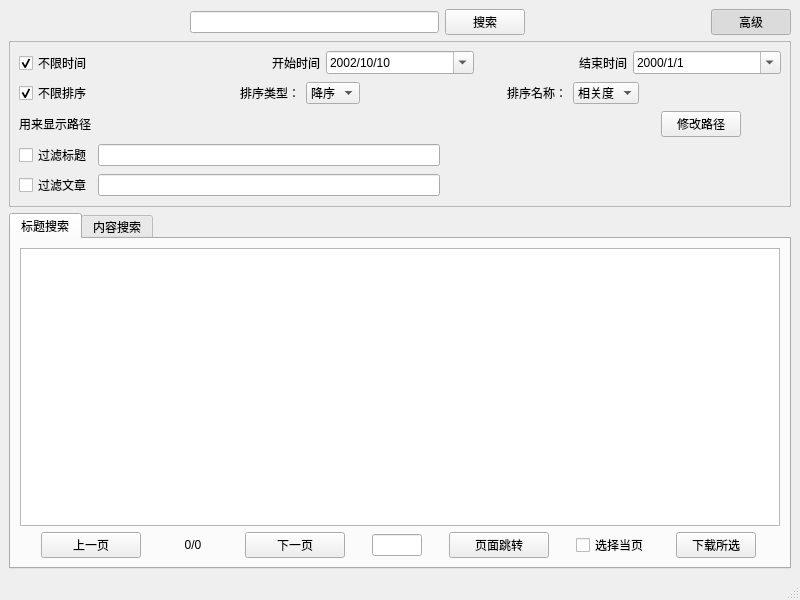
<?xml version="1.0" encoding="UTF-8"?>
<ui version="4.0">
 <class>MainWindow</class>
 <widget class="QMainWindow" name="MainWindow">
  <property name="geometry">
   <rect>
    <x>0</x>
    <y>0</y>
    <width>800</width>
    <height>600</height>
   </rect>
  </property>
  <property name="windowTitle">
   <string>券商报告获取系统</string>
  </property>
  <widget class="QWidget" name="centralwidget">
   <layout class="QVBoxLayout" name="verticalLayout_4">
    <item>
     <layout class="QHBoxLayout" name="horizontalLayout_2">
      <item>
       <spacer name="horizontalSpacer">
        <property name="orientation">
         <enum>Qt::Horizontal</enum>
        </property>
        <property name="sizeHint" stdset="0">
         <size>
          <width>40</width>
          <height>20</height>
         </size>
        </property>
       </spacer>
      </item>
      <item>
       <widget class="QLineEdit" name="lineEdit">
        <property name="minimumSize">
         <size>
          <width>249</width>
          <height>20</height>
         </size>
        </property>
       </widget>
      </item>
      <item>
       <widget class="QPushButton" name="pushButton_search">
        <property name="text">
         <string>搜索</string>
        </property>
       </widget>
      </item>
      <item>
       <spacer name="horizontalSpacer_3">
        <property name="orientation">
         <enum>Qt::Horizontal</enum>
        </property>
        <property name="sizeHint" stdset="0">
         <size>
          <width>40</width>
          <height>20</height>
         </size>
        </property>
       </spacer>
      </item>
      <item>
       <widget class="QPushButton" name="pushButton_setting_advanced">
        <property name="text">
         <string>高级</string>
        </property>
        <property name="checkable">
         <bool>true</bool>
        </property>
        <property name="checked">
         <bool>true</bool>
        </property>
        <property name="default">
         <bool>false</bool>
        </property>
        <property name="flat">
         <bool>false</bool>
        </property>
       </widget>
      </item>
     </layout>
    </item>
    <item>
     <widget class="QFrame" name="frame_advanced">
      <property name="frameShape">
       <enum>QFrame::StyledPanel</enum>
      </property>
      <property name="frameShadow">
       <enum>QFrame::Raised</enum>
      </property>
      <layout class="QVBoxLayout" name="verticalLayout_3">
       <item>
        <layout class="QHBoxLayout" name="horizontalLayout">
         <item>
          <widget class="QCheckBox" name="checkBox_unlimite_time_flag">
           <property name="text">
            <string>不限时间</string>
           </property>
           <property name="checked">
            <bool>true</bool>
           </property>
          </widget>
         </item>
         <item>
          <widget class="QLabel" name="label">
           <property name="layoutDirection">
            <enum>Qt::LeftToRight</enum>
           </property>
           <property name="text">
            <string>开始时间</string>
           </property>
           <property name="alignment">
            <set>Qt::AlignRight|Qt::AlignTrailing|Qt::AlignVCenter</set>
           </property>
          </widget>
         </item>
         <item>
          <widget class="QDateEdit" name="dateEdit">
           <property name="enabled">
            <bool>true</bool>
           </property>
           <property name="sizePolicy">
            <sizepolicy hsizetype="Minimum" vsizetype="Fixed">
             <horstretch>0</horstretch>
             <verstretch>0</verstretch>
            </sizepolicy>
           </property>
           <property name="maximumSize">
            <size>
             <width>400</width>
             <height>16777215</height>
            </size>
           </property>
           <property name="dateTime">
            <datetime>
             <hour>0</hour>
             <minute>0</minute>
             <second>0</second>
             <year>2002</year>
             <month>10</month>
             <day>10</day>
            </datetime>
           </property>
           <property name="displayFormat">
            <string>yyyy/M/d</string>
           </property>
           <property name="calendarPopup">
            <bool>true</bool>
           </property>
           <property name="date">
            <date>
             <year>2002</year>
             <month>10</month>
             <day>10</day>
            </date>
           </property>
          </widget>
         </item>
         <item>
          <widget class="QLabel" name="label_2">
           <property name="text">
            <string>结束时间</string>
           </property>
           <property name="alignment">
            <set>Qt::AlignRight|Qt::AlignTrailing|Qt::AlignVCenter</set>
           </property>
          </widget>
         </item>
         <item>
          <widget class="QDateEdit" name="dateEdit_2">
           <property name="displayFormat">
            <string>yyyy/M/d</string>
           </property>
           <property name="calendarPopup">
            <bool>true</bool>
           </property>
          </widget>
         </item>
        </layout>
       </item>
       <item>
        <layout class="QHBoxLayout" name="horizontalLayout_3">
         <item>
          <widget class="QCheckBox" name="checkBox_sort_flag">
           <property name="text">
            <string>不限排序</string>
           </property>
           <property name="checked">
            <bool>true</bool>
           </property>
          </widget>
         </item>
         <item>
          <spacer name="horizontalSpacer_2">
           <property name="orientation">
            <enum>Qt::Horizontal</enum>
           </property>
           <property name="sizeHint" stdset="0">
            <size>
             <width>40</width>
             <height>20</height>
            </size>
           </property>
          </spacer>
         </item>
         <item>
          <widget class="QLabel" name="label_3">
           <property name="text">
            <string>排序类型：</string>
           </property>
          </widget>
         </item>
         <item>
          <widget class="QComboBox" name="comboBox_type">
           <property name="sizePolicy">
            <sizepolicy hsizetype="Fixed" vsizetype="Fixed">
             <horstretch>0</horstretch>
             <verstretch>0</verstretch>
            </sizepolicy>
           </property>
           <item>
            <property name="text">
             <string>降序</string>
            </property>
           </item>
           <item>
            <property name="text">
             <string>升序</string>
            </property>
           </item>
          </widget>
         </item>
         <item>
          <spacer name="horizontalSpacer_6">
           <property name="orientation">
            <enum>Qt::Horizontal</enum>
           </property>
           <property name="sizeHint" stdset="0">
            <size>
             <width>40</width>
             <height>20</height>
            </size>
           </property>
          </spacer>
         </item>
         <item>
          <widget class="QLabel" name="label_4">
           <property name="text">
            <string>排序名称：</string>
           </property>
          </widget>
         </item>
         <item>
          <widget class="QComboBox" name="comboBox_name">
           <property name="sizePolicy">
            <sizepolicy hsizetype="Fixed" vsizetype="Fixed">
             <horstretch>0</horstretch>
             <verstretch>0</verstretch>
            </sizepolicy>
           </property>
           <item>
            <property name="text">
             <string>相关度</string>
            </property>
           </item>
           <item>
            <property name="text">
             <string>时间</string>
            </property>
           </item>
           <item>
            <property name="text">
             <string>代码</string>
            </property>
           </item>
          </widget>
         </item>
         <item>
          <spacer name="horizontalSpacer_4">
           <property name="orientation">
            <enum>Qt::Horizontal</enum>
           </property>
           <property name="sizeHint" stdset="0">
            <size>
             <width>40</width>
             <height>20</height>
            </size>
           </property>
          </spacer>
         </item>
        </layout>
       </item>
       <item>
        <layout class="QHBoxLayout" name="horizontalLayout_7">
         <item>
          <widget class="QLabel" name="label_show_path">
           <property name="layoutDirection">
            <enum>Qt::LeftToRight</enum>
           </property>
           <property name="text">
            <string>用来显示路径</string>
           </property>
           <property name="alignment">
            <set>Qt::AlignLeading|Qt::AlignLeft|Qt::AlignVCenter</set>
           </property>
          </widget>
         </item>
         <item>
          <widget class="QPushButton" name="pushButton_change_save_path">
           <property name="sizePolicy">
            <sizepolicy hsizetype="Fixed" vsizetype="Fixed">
             <horstretch>0</horstretch>
             <verstretch>0</verstretch>
            </sizepolicy>
           </property>
           <property name="text">
            <string>修改路径</string>
           </property>
          </widget>
         </item>
         <item>
          <spacer name="horizontalSpacer_5">
           <property name="orientation">
            <enum>Qt::Horizontal</enum>
           </property>
           <property name="sizeType">
            <enum>QSizePolicy::Preferred</enum>
           </property>
           <property name="sizeHint" stdset="0">
            <size>
             <width>40</width>
             <height>20</height>
            </size>
           </property>
          </spacer>
         </item>
        </layout>
       </item>
       <item>
        <layout class="QGridLayout" name="gridLayout">
         <item row="0" column="1">
          <widget class="QLineEdit" name="lineEdit_filter_title">
           <property name="toolTip">
            <string>&lt;html&gt;&lt;head/&gt;&lt;body&gt;&lt;p&gt;&lt;span style=&quot; font-weight:600;&quot;&gt;用来过滤标题搜索和内容搜索&lt;/span&gt;，只针对返回的标题进行过滤，语法示例：&lt;/p&gt;&lt;p&gt;&lt;span style=&quot; color:#ff0000;&quot;&gt;中国&amp;amp;中车&amp;amp;(年度|季度)&lt;/span&gt;&lt;/p&gt;&lt;p&gt;表示仅显示标题中含有中国，中车，年度or季度关键&lt;span style=&quot; font-weight:600;&quot;&gt;(年度、季度二选一)&lt;/span&gt;词的结果。&lt;/p&gt;&lt;p&gt;该过滤规则同样适用于下载。&lt;/p&gt;&lt;p&gt;&lt;br/&gt;&lt;/p&gt;&lt;/body&gt;&lt;/html&gt;</string>
           </property>
           <property name="whatsThis">
            <string>&lt;html&gt;&lt;head/&gt;&lt;body&gt;&lt;p&gt;&lt;br/&gt;&lt;/p&gt;&lt;/body&gt;&lt;/html&gt;</string>
           </property>
          </widget>
         </item>
         <item row="0" column="0">
          <widget class="QCheckBox" name="checkBox_filter_title">
           <property name="text">
            <string>过滤标题</string>
           </property>
          </widget>
         </item>
         <item row="1" column="1">
          <widget class="QLineEdit" name="lineEdit_filter_content">
           <property name="toolTip">
            <string>&lt;html&gt;&lt;head/&gt;&lt;body&gt;&lt;p&gt;&lt;span style=&quot; font-weight:600;&quot;&gt;只用来过滤内容搜索&lt;/span&gt;，只针对返回的文章内容进行过滤&lt;span style=&quot; font-weight:600;&quot;&gt;（若没有文章内容返回，则不进行过滤）&lt;/span&gt;，语法示例：&lt;/p&gt;&lt;p&gt;&lt;span style=&quot; color:#ff0000;&quot;&gt;中国&amp;amp;中车&amp;amp;(年度|季度)&lt;/span&gt;&lt;/p&gt;&lt;p&gt;表示仅显示标题中含有中国，中车，年度or季度&lt;span style=&quot; font-weight:600;&quot;&gt;(年度、季度二选一)&lt;/span&gt;关键词的结果。&lt;/p&gt;&lt;p&gt;该过滤规则同样适用于下载。&lt;/p&gt;&lt;p&gt;&lt;br/&gt;&lt;/p&gt;&lt;/body&gt;&lt;/html&gt;</string>
           </property>
          </widget>
         </item>
         <item row="1" column="0">
          <widget class="QCheckBox" name="checkBox_filter_content">
           <property name="text">
            <string>过滤文章</string>
           </property>
          </widget>
         </item>
         <item row="0" column="2">
          <spacer name="horizontalSpacer_7">
           <property name="orientation">
            <enum>Qt::Horizontal</enum>
           </property>
           <property name="sizeHint" stdset="0">
            <size>
             <width>40</width>
             <height>20</height>
            </size>
           </property>
          </spacer>
         </item>
         <item row="1" column="2">
          <spacer name="horizontalSpacer_8">
           <property name="orientation">
            <enum>Qt::Horizontal</enum>
           </property>
           <property name="sizeHint" stdset="0">
            <size>
             <width>40</width>
             <height>20</height>
            </size>
           </property>
          </spacer>
         </item>
        </layout>
       </item>
      </layout>
     </widget>
    </item>
    <item>
     <widget class="QTabWidget" name="tabWidget_title">
      <property name="currentIndex">
       <number>0</number>
      </property>
      <widget class="QWidget" name="tab_title">
       <attribute name="title">
        <string>标题搜索</string>
       </attribute>
       <layout class="QVBoxLayout" name="verticalLayout_2">
        <item>
         <widget class="QTableWidget" name="tableWidget_title"/>
        </item>
        <item>
         <layout class="QHBoxLayout" name="horizontalLayout_4">
          <item>
           <widget class="QPushButton" name="pushButton_title_up">
            <property name="maximumSize">
             <size>
              <width>100</width>
              <height>16777215</height>
             </size>
            </property>
            <property name="text">
             <string>上一页</string>
            </property>
           </widget>
          </item>
          <item>
           <widget class="QLabel" name="label_page_info_title">
            <property name="maximumSize">
             <size>
              <width>50</width>
              <height>16777215</height>
             </size>
            </property>
            <property name="text">
             <string>0/0</string>
            </property>
            <property name="alignment">
             <set>Qt::AlignCenter</set>
            </property>
           </widget>
          </item>
          <item>
           <widget class="QPushButton" name="pushButton_title_down">
            <property name="maximumSize">
             <size>
              <width>100</width>
              <height>16777215</height>
             </size>
            </property>
            <property name="text">
             <string>下一页</string>
            </property>
           </widget>
          </item>
          <item>
           <widget class="QLineEdit" name="lineEdit_title_page">
            <property name="maximumSize">
             <size>
              <width>50</width>
              <height>16777215</height>
             </size>
            </property>
           </widget>
          </item>
          <item>
           <widget class="QPushButton" name="pushButton_title_jump_to">
            <property name="maximumSize">
             <size>
              <width>100</width>
              <height>16777215</height>
             </size>
            </property>
            <property name="text">
             <string>页面跳转</string>
            </property>
           </widget>
          </item>
          <item>
           <widget class="QCheckBox" name="checkBox_select_title">
            <property name="sizePolicy">
             <sizepolicy hsizetype="Fixed" vsizetype="Fixed">
              <horstretch>0</horstretch>
              <verstretch>0</verstretch>
             </sizepolicy>
            </property>
            <property name="text">
             <string>选择当页</string>
            </property>
           </widget>
          </item>
          <item>
           <widget class="QPushButton" name="pushButton_download_select_title">
            <property name="sizePolicy">
             <sizepolicy hsizetype="Fixed" vsizetype="Fixed">
              <horstretch>0</horstretch>
              <verstretch>0</verstretch>
             </sizepolicy>
            </property>
            <property name="text">
             <string>下载所选</string>
            </property>
           </widget>
          </item>
         </layout>
        </item>
       </layout>
      </widget>
      <widget class="QWidget" name="tab_content">
       <attribute name="title">
        <string>内容搜索</string>
       </attribute>
       <layout class="QVBoxLayout" name="verticalLayout">
        <item>
         <widget class="QTableWidget" name="tableWidget_content"/>
        </item>
        <item>
         <layout class="QHBoxLayout" name="horizontalLayout_5">
          <property name="sizeConstraint">
           <enum>QLayout::SetDefaultConstraint</enum>
          </property>
          <item>
           <widget class="QPushButton" name="pushButton_content_up">
            <property name="maximumSize">
             <size>
              <width>100</width>
              <height>16777215</height>
             </size>
            </property>
            <property name="text">
             <string>上一页</string>
            </property>
           </widget>
          </item>
          <item>
           <widget class="QLabel" name="label_page_info_content">
            <property name="maximumSize">
             <size>
              <width>50</width>
              <height>16777215</height>
             </size>
            </property>
            <property name="layoutDirection">
             <enum>Qt::LeftToRight</enum>
            </property>
            <property name="text">
             <string>0/0</string>
            </property>
            <property name="alignment">
             <set>Qt::AlignCenter</set>
            </property>
           </widget>
          </item>
          <item>
           <widget class="QPushButton" name="pushButton_content_down">
            <property name="maximumSize">
             <size>
              <width>100</width>
              <height>16777215</height>
             </size>
            </property>
            <property name="text">
             <string>下一页</string>
            </property>
           </widget>
          </item>
          <item>
           <widget class="QLineEdit" name="lineEdit_content_page">
            <property name="maximumSize">
             <size>
              <width>50</width>
              <height>16777215</height>
             </size>
            </property>
           </widget>
          </item>
          <item>
           <widget class="QPushButton" name="pushButton_content_jump_to">
            <property name="maximumSize">
             <size>
              <width>100</width>
              <height>16777215</height>
             </size>
            </property>
            <property name="text">
             <string>页面跳转</string>
            </property>
           </widget>
          </item>
          <item>
           <widget class="QCheckBox" name="checkBox_select_content">
            <property name="sizePolicy">
             <sizepolicy hsizetype="Fixed" vsizetype="Fixed">
              <horstretch>0</horstretch>
              <verstretch>0</verstretch>
             </sizepolicy>
            </property>
            <property name="text">
             <string>选择当页</string>
            </property>
           </widget>
          </item>
          <item>
           <widget class="QPushButton" name="pushButton_download_select_content">
            <property name="sizePolicy">
             <sizepolicy hsizetype="Fixed" vsizetype="Fixed">
              <horstretch>0</horstretch>
              <verstretch>0</verstretch>
             </sizepolicy>
            </property>
            <property name="text">
             <string>下载所选</string>
            </property>
           </widget>
          </item>
         </layout>
        </item>
       </layout>
      </widget>
     </widget>
    </item>
   </layout>
  </widget>
  <widget class="QMenuBar" name="menubar">
   <property name="geometry">
    <rect>
     <x>0</x>
     <y>0</y>
     <width>800</width>
     <height>23</height>
    </rect>
   </property>
  </widget>
  <widget class="QStatusBar" name="statusbar"/>
 </widget>
 <resources/>
 <connections/>
</ui>
